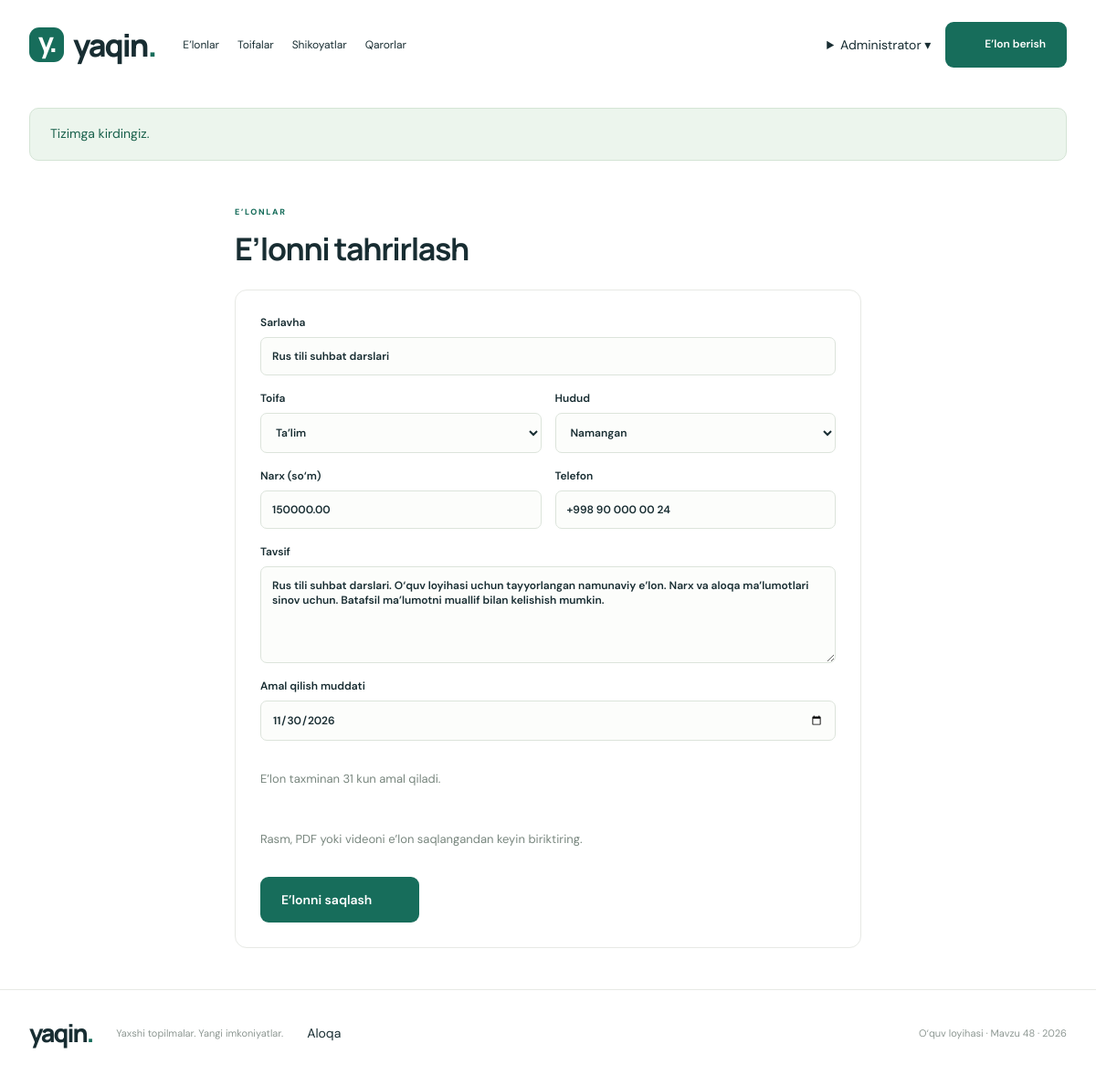
Page /index.php?route=listing-form&id=24 (signed in) on the committed database.
### tables this page shows
CREATE TABLE IF NOT EXISTS users (id BIGINT UNSIGNED AUTO_INCREMENT PRIMARY KEY,name VARCHAR(80) NOT NULL,email VARCHAR(190) NOT NULL UNIQUE,password_hash VARCHAR(255) NOT NULL,role ENUM('admin','moderator','user') NOT NULL DEFAULT 'user',created_at DATETIME NOT NULL DEFAULT CURRENT_TIMESTAMP);

CREATE TABLE IF NOT EXISTS listings (id BIGINT UNSIGNED AUTO_INCREMENT PRIMARY KEY,user_id BIGINT UNSIGNED NOT NULL,category_id BIGINT UNSIGNED NOT NULL,title VARCHAR(120) NOT NULL,description TEXT NOT NULL,city VARCHAR(80) NOT NULL,price DECIMAL(14,2) NOT NULL DEFAULT 0,phone VARCHAR(25) NOT NULL,status ENUM('active','expired','blocked','archived') NOT NULL DEFAULT 'active',expires_at DATETIME NOT NULL,created_at DATETIME NOT NULL DEFAULT CURRENT_TIMESTAMP,updated_at DATETIME NOT NULL DEFAULT CURRENT_TIMESTAMP ON UPDATE CURRENT_TIMESTAMP,FOREIGN KEY(user_id) REFERENCES users(id) ON DELETE RESTRICT,FOREIGN KEY(category_id) REFERENCES categories(id) ON DELETE RESTRICT,INDEX listing_filter(category_id,city,status,expires_at),INDEX listing_owner(user_id),CHECK(price>=0));

CREATE TABLE IF NOT EXISTS categories (id BIGINT UNSIGNED AUTO_INCREMENT PRIMARY KEY,name VARCHAR(80) NOT NULL UNIQUE,description VARCHAR(500) NOT NULL,created_at DATETIME NOT NULL DEFAULT CURRENT_TIMESTAMP);

### app/Core/Controller.php (called while the page is built, shortened)
<?php
abstract class Controller {
 protected Store $store;protected ?array $user;
 public function __construct(){ $this->store=new Store();$this->user=isset($_SESSION['uid'])?$this->store->find('users',(int)$_SESSION['uid']):null; }
 protected function auth(array $roles=[]):array{return $this->user;}
 protected function listingAccess(int $id,bool $write=false):array{$x=$this->store->listing($id);if(!$x)throw new HttpError(404,'E’lon topilmadi.');if($write){$u=$this->auth();if($u['role']!=='admin'&&(int)$x['user_id']!==(int)$u['id'])throw new HttpError(403,'Faqat o‘zingizning e’loningizni boshqarishingiz mumkin.');}elseif(!($this->user&&($this->user['role']!=='user'||(int)$x['user_id']===(int)$this->user['id']))&&effective_status($x)!=='active')throw new HttpError(403,'Bu e’lon hozir ochiq emas.');return $x;}
 protected function view(string $view,array $data=[]):void{extract($data,EXTR_SKIP);$user=$this->user;$title=$data['title']??'Yaqin — e’lonlar va xizmatlar';ob_start();require dirname(__DIR__).'/Views/'.$view.'.php';$content=ob_get_clean();require dirname(__DIR__).'/Views/layout.php';}
}

### app/Controllers/CatalogController.php (called while the page is built, shortened)
<?php
final class CatalogController extends Controller {
 public function form():void{$u=$this->auth();$x=isset($_GET['id'])?$this->listingAccess($this->id(),true):null;if($x&&in_array($x['status'],['archived','blocked'],true))throw new HttpError(409,'Bloklangan yoki arxivlangan e’lon tahrirlanmaydi.');$this->view('listing-form',['title'=>$x?'E’lonni tahrirlash':'Yangi e’lon','item'=>$x,'categories'=>$this->store->categories()]);}
}

### public/index.php (called while the page is built, shortened)
<?php
require dirname(__DIR__).'/app/Core/helpers.php';
spl_autoload_register(function($class){$prefix='App\\';if(str_starts_with($class,$prefix)){$p=dirname(__DIR__).'/app/'.str_replace('\\','/',substr($class,4)).'.php';if(is_file($p))require $p;}});
require dirname(__DIR__).'/app/Core/Controller.php';
$routes=['listings'=>['CatalogController','index'],'listing'=>['CatalogController','show'],'listing-form'=>['CatalogController','form'],'listing-save'=>['CatalogController','save'],'listing-delete'=>['CatalogController','delete'],'listing-extend'=>['CatalogController','extend'],'listing-expire'=>['CatalogController','expire'],'categories'=>['CatalogController','categories'],'category'=>['CatalogController','category'],'category-form'=>['CatalogController','categoryForm'],'category-save'=>['CatalogController','categorySave'],'category-delete'=>['CatalogController','categoryDelete'],'complaints'=>['CatalogController','complaints'],'complaint-create'=>['CatalogController','complain'],'complaint-decide'=>['CatalogController','decide'],'decisions'=>['CatalogController','decisions'],'export'=>['CatalogController','export'],'contact'=>['CatalogController','contact'],'login'=>['AuthController','login'],'register'=>['AuthController','register'],'logout'=>['AuthController','logout'],'users'=>['AuthController','users'],'user-role'=>['AuthController','role'],'files'=>['FileController','index'],'file-upload'=>['FileController','upload'],'file-delete'=>['FileController','delete'],'file-download'=>['FileController','download']];
try{$route=is_string($_GET['route']??null)?$_GET['route']:'listings';if(!isset($routes[$route]))throw new App\Core\HttpError(404,'Bunday sahifa topilmadi.');[$class,$action]=$routes[$route];$class='App\\Controllers\\'.$class;(new $class())->$action();}
catch(Throwable $ex){$code=$ex instanceof App\Core\HttpError?$ex->status:500;http_response_code($code);if($code===405)header('Allow: POST');if($code===500)error_log('Request failed: '.$ex::class.' code '.$ex->getCode());$title='So‘rov bajarilmadi';$message=$code===500?'Texnik xato yuz berdi. Sozlamalar va baza ulanishini tekshiring.':$ex->getMessage();$user=null;ob_start();require dirname(__DIR__).'/app/Views/error.php';$content=ob_get_clean();require dirname(__DIR__).'/app/Views/layout.php';}

### app/Models/Store.php (called while the page is built, shortened)
<?php
final class Store {
 public PDO $db;
 public function __construct(){$this->db=Database::connection();}
 public function run(string $sql,array $values=[]):\PDOStatement{$q=$this->db->prepare($sql);$q->execute($values);return $q;}
 public function find(string $table,int $id):?array{if(!in_array($table,['users','categories','complaints','attachments'],true))throw new \LogicException('Invalid table');return $this->run("SELECT * FROM $table WHERE id=?",[$id])->fetch()?:null;}
 public function categories():array{return $this->run('SELECT c.*,COUNT(l.id) listing_count FROM categories c LEFT JOIN listings l ON l.category_id=c.id AND l.status="active" AND l.expires_at>NOW() GROUP BY c.id ORDER BY c.name')->fetchAll();}
 public function listing(int $id):?array{return $this->run('SELECT l.*,c.name category_name,u.name owner_name FROM listings l JOIN categories c ON c.id=l.category_id JOIN users u ON u.id=l.user_id WHERE l.id=?',[$id])->fetch()?:null;}
}

### config/config.php (called while the page is built, shortened)
<?php
return ['db'=>['host'=>getenv('DB_HOST')?:'127.0.0.1','port'=>getenv('DB_PORT')?:'3306','name'=>getenv('DB_NAME')?:'yaqin_course','user'=>getenv('DB_USER')?:'root','pass'=>getenv('DB_PASS')?:''], 'smtp'=>['host'=>getenv('SMTP_HOST')?:'127.0.0.1','port'=>(int)(getenv('SMTP_PORT')?:1025),'from'=>getenv('SMTP_FROM')?:'noreply@yaqin.test','to'=>getenv('SMTP_TO')?:'admin@yaqin.test']];

### app/Core/Database.php (called while the page is built, shortened)
<?php
final class Database {
 public static function connection():PDO { if(self::$pdo)return self::$pdo;$c=(require dirname(__DIR__,2).'/config/config.php')['db'];return self::$pdo=new PDO("mysql:host={$c['host']};port={$c['port']};dbname={$c['name']};charset=utf8mb4",$c['user'],$c['pass'],[PDO::ATTR_ERRMODE=>PDO::ERRMODE_EXCEPTION,PDO::ATTR_DEFAULT_FETCH_MODE=>PDO::FETCH_ASSOC,PDO::ATTR_EMULATE_PREPARES=>false]); }
}

### app/Views/listing-form.php (the view)
<section class="page narrow"><div class="eyebrow small">E’LONLAR</div><h1><?=$item?'E’lonni tahrirlash':'Yangi e’lon berish'?></h1><form class="panel app-form" action="<?=url('listing-save')?>" method="post" data-validate><?=csrf()?><?php if($item):?><input type="hidden" name="id" value="<?=$item['id']?>"><?php endif?><label>Sarlavha<input name="title" required minlength="5" maxlength="120" value="<?=e($item['title']??'')?>"></label><div class="form-row"><label>Toifa<select name="category_id" required><?php foreach($categories as $c):?><option value="<?=$c['id']?>" <?=($item['category_id']??null)==$c['id']?'selected':''?>><?=e($c['name'])?></option><?php endforeach?></select></label><label>Hudud<select name="city" required><?php foreach(['Toshkent','Samarqand','Buxoro','Andijon','Farg‘ona','Namangan']as $c):?><option <?=($item['city']??'')===$c?'selected':''?>><?=e($c)?></option><?php endforeach?></select></label></div><div class="form-row"><label>Narx (so‘m)<input name="price" type="number" min="0" max="999999999999" step="0.01" required value="<?=e($item['price']??0)?>"></label><label>Telefon<input name="phone" type="tel" required pattern="[+0-9 ()\-]{9,25}" maxlength="25" value="<?=e($item['phone']??'+998 ')?>"></label></div><label>Tavsif<textarea name="description" required minlength="15" maxlength="5000" rows="5"><?=e($item['description']??'')?></textarea></label><label>Amal qilish muddati<input name="expires_at" type="date" required min="<?=date('Y-m-d')?>" max="<?=date('Y-m-d',strtotime('+180 days'))?>" value="<?=e(isset($item['expires_at'])&&strtotime($item['expires_at'])>time()?substr($item['expires_at'],0,10):date('Y-m-d',strtotime('+30 days')))?>" data-expiry></label><p id="expiry-hint" class="muted" aria-live="polite"></p><p class="muted">Rasm, PDF yoki videoni e’lon saqlangandan keyin biriktiring.</p><button class="primary">E’lonni saqlash <?=icon('arrow')?></button></form></section>

### app/Views/layout.php (shortened to what this page needs)
<!doctype html><html lang="uz"><head><link rel="stylesheet" href="assets/styles.css"><link rel="stylesheet" href="assets/app.css"></head><body><header class="header"><a class="brand" href="<?=url()?>"><span class="brand-icon">y.</span>yaqin<span class="brand-dot">.</span></a><nav aria-label="Asosiy"><a href="<?=url()?>">E’lonlar</a><a href="<?=url('categories')?>">Toifalar</a><a href="<?=url('complaints')?>">Shikoyatlar</a><a href="<?=url('decisions')?>">Qarorlar</a></nav><div class="header-actions"><?php if($user):?><details class="account"><summary><?=e($user['name'])?> ▾</summary></details><?php else:?><a href="<?=url('login')?>">Kirish</a><?php endif?><a class="primary" href="<?=url('listing-form')?>"><?=icon('plus')?>E’lon berish</a></div></header><main><?php if(isset($_SESSION['flash'])):?><div class="notice" role="status"><?=e($_SESSION['flash'])?></div><?php endif?><?=$content?></main><footer><a class="brand" href="<?=url()?>">yaqin<span class="brand-dot">.</span></a><p>Yaxshi topilmalar. Yangi imkoniyatlar.</p><a href="<?=url('contact')?>">Aloqa</a><span>O‘quv loyihasi · Mavzu 48 · 2026</span></footer></body></html>

### public/assets/styles.css (style rules this page uses)
:root { --ink:#182d32;--muted:#798384;--green:#176d5b;--cream:#f6f5ef;--line:#e7e9e5 }
* { box-sizing:border-box }
html { scroll-behavior:smooth }
body { margin:0;background:#fff;color:var(--ink);font-family:'DM Sans',Arial,sans-serif;font-size:14px }
button,input,select,textarea { font:inherit }
button,a,select { -webkit-tap-highlight-color:transparent }
button { cursor:pointer }
button,a,input,select,textarea { outline-offset:4px }
a { color:inherit;text-decoration:none }
button { border:0 }
button { display:inline-flex;align-items:center;justify-content:center;gap:9px }
.header,main,footer { max-width:1240px;margin:auto }
.header { height:98px;display:flex;align-items:center;gap:65px;padding:0 32px }
.brand { display:flex;align-items:center;font-size:34px;letter-spacing:-2px;font-family:Manrope,sans-serif;font-weight:800 }
.brand-icon { background:var(--green);color:white;border-radius:11px;width:38px;height:38px;margin-right:10px;text-align:center;font-size:30px;line-height:32px;letter-spacing:-3px }
.brand-dot { color:var(--green) }
nav { display:flex;gap:32px;height:100%;align-items:center }
.header-actions { margin-left:auto;display:flex;align-items:center;gap:28px }
.primary { background:var(--green);color:#fff;border-radius:9px;padding:15px 23px;font-weight:600;min-height:48px }
.eyebrow { display:flex;align-items:center;gap:8px;letter-spacing:2px;font-size:10px;font-weight:800;color:var(--green) }
h1,h2,h3 { font-family:Manrope,Arial,sans-serif }
h1 { font-size:49px;line-height:1.17;letter-spacing:-2.5px;margin:17px 0 }
select { border:0;background:transparent;color:inherit;cursor:pointer }
.small { font-size:9px;margin-bottom:8px;letter-spacing:1.7px }
footer { border-top:1px solid var(--line);padding:28px 32px 40px;display:flex;align-items:center;gap:26px }
footer .brand { font-size:27px }
footer p,footer>span { font-size:11px;color:#8e9893 }
footer>span { margin-left:auto }
.form-row { display:grid;grid-template-columns:1fr 1fr;gap:15px }

### public/assets/app.css (style rules this page uses)
.header { gap:30px }
.header nav { gap:20px }
.header nav a { font-size:12px }
.header-actions { gap:16px }
.header-actions a.primary { font-size:12px }
.account { position:relative }
.account summary { cursor:pointer }
.notice { padding:16px 22px;margin:20px 32px;background:#ecf5ed;color:#1b624d;border:1px solid #d4e4d5;border-radius:10px;line-height:1.7 }
.page { padding:30px 32px 45px;min-height:45vh }
.page h1 { font-size:34px;letter-spacing:-1.4px;margin:15px 0 24px }
.narrow { max-width:750px;margin:auto }
.panel { padding:27px;border:1px solid var(--line);border-radius:13px;background:white }
.app-form { display:flex;flex-direction:column;gap:17px }
.app-form label { display:flex;flex-direction:column;gap:8px;font-size:12px;font-weight:600 }
.app-form input,.app-form select,.app-form textarea { border:1px solid #dce4db;border-radius:7px;padding:12px;color:var(--ink);background:#fcfdfb;width:100%;min-width:0 }
.app-form .primary { align-self:start }
.muted { color:#79877f;line-height:1.8;font-size:13px }
body { overflow-wrap:break-word }

### rows in the picture
users: name "Administrator"
listings: title "Rus tili suhbat darslari", category_id "Ta’lim", price "150000.00", phone "+998 90 000 00 24", description "Rus tili suhbat darslari. O‘quv loyihasi uchun tayyorlangan namunaviy e’lon. Narx va aloqa ma’lumotlari sinov uchun. Batafsil ma’lumotni muallif bilan kelishish mumkin.", expires_at "11/30/2026"

### other values in the picture
$_SESSION['flash'] "Tizimga kirdingiz."
form field city "Namangan"
